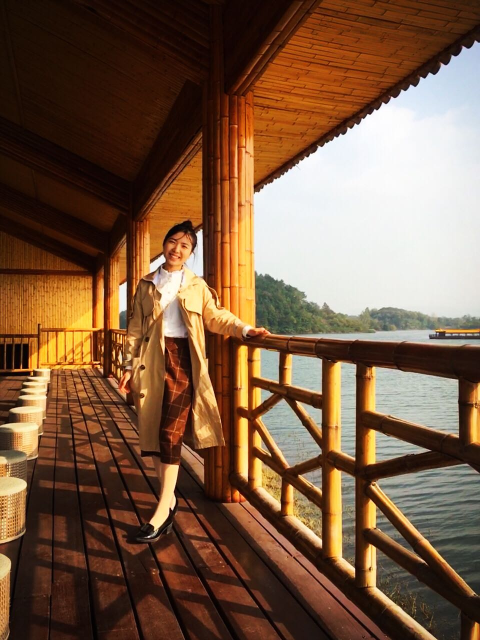
#> input picture ori.jpg, 960 x 1280 px (shown at 1/2 size)
$ python Rotate_with_all_reserve.py
#> lines starting #> are read from the running program, lines starting #| are printed output that depends on the picture
#> further down, img is the input picture: shape (1280, 960, 3); mean B, G, R 67.2, 90.6, 121.4
import math
import cv2
import numpy as np

def rotate(img,x1,x2,x3,x4,y1,y2,y3,y4,flag=0):
#> called with x1 = 100, x2 = 500, x3 = 500, x4 = 100, y1 = 200, y2 = 200, y3 = 700, y4 = 700
	if flag == 0:
		theta = math.atan((y2-y1)/(x2-x1+0.0000001))
		angle = theta/3.14*180
	else:
		angle = flag
		theta = angle/180*3.14

	h,w,c = img.shape
#> h = 1280; w = 960; c = 3
	nw = (abs(h*np.sin(theta)) + abs(w*np.cos(theta)))*1
#> nw = 1471.2
	nh = (abs(h*np.cos(theta)) + abs(w*np.sin(theta)))*1
#> nh = 1588.5

	x_c = nw/2
#> x_c = 735.6
	y_c = nh/2
#> y_c = 794.2

	rotateMat = cv2.getRotationMatrix2D((int(x_c), int(y_c)), angle, 1)
	pos_0 = (nw-w)/2
#> pos_0 = 255.6
	pos_1 = (nh-h)/2
#> pos_1 = 154.2
	pos_2 = 0
	res = np.dot(rotateMat,np.array([[pos_0],[pos_1],[pos_2]]))
#> res = [298.5, 5.76]
	rotateMat[0,2] += res[0]
	rotateMat[1,2] += res[1]
	imgRotation = cv2.warpAffine(img, rotateMat, (int(nw), int(nh)), borderValue=(0, 0, 0))
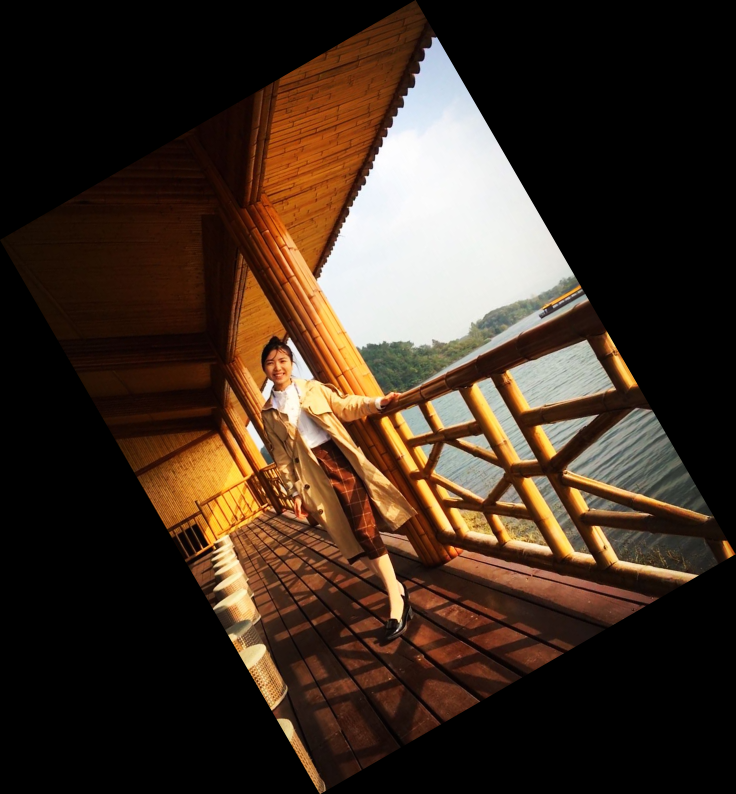
#> imgRotation: shape (1588, 1471, 3) (shown at 1/2 size); mean B, G, R 35.4, 47.7, 63.9

	x11 = int(rotateMat[0,0]*x1 + rotateMat[0,1]*y1 + rotateMat[0,2])
#> x11 = 186
	x21 = int(rotateMat[0,0]*x2 + rotateMat[0,1]*y2 + rotateMat[0,2])
#> x21 = 532
	x31 = int(rotateMat[0,0]*x3 + rotateMat[0,1]*y3 + rotateMat[0,2])
#> x31 = 782
	x41 = int(rotateMat[0,0]*x4 + rotateMat[0,1]*y4 + rotateMat[0,2])
#> x41 = 436

	y11 = int(rotateMat[1,0]*x1 + rotateMat[1,1]*y1 + rotateMat[1,2])
	y21 = int(rotateMat[1,0]*x2 + rotateMat[1,1]*y2 + rotateMat[1,2])
	y31 = int(rotateMat[1,0]*x3 + rotateMat[1,1]*y3 + rotateMat[1,2])
	y41 = int(rotateMat[1,0]*x4 + rotateMat[1,1]*y4 + rotateMat[1,2])

	return imgRotation,x11,x21,x31,x41,y11,y21,y31,y41


img = cv2.imread('ori.jpg')
x1,y1,x2,y2,x3,y3,x4,y4 = 100,200,500,200,500,700,100,700
RotateAngle = 30 # 0: rotate with the rectangle angle
imgRotation,x1,x2,x3,x4,y1,y2,y3,y4 = rotate(img,x1,x2,x3,x4,y1,y2,y3,y4,RotateAngle)
#> x1 = 186; x2 = 532; x3 = 782; x4 = 436; y1 = 602; y2 = 402; y3 = 835; y4 = 1035

cv2.line(imgRotation, (x1,y1),(x2,y2),(0,0,255),4)
cv2.line(imgRotation, (x2,y2),(x3,y3),(0,0,255),4)
cv2.line(imgRotation, (x3,y3),(x4,y4),(0,0,255),4)
cv2.line(imgRotation, (x4,y4),(x1,y1),(0,0,255),4)
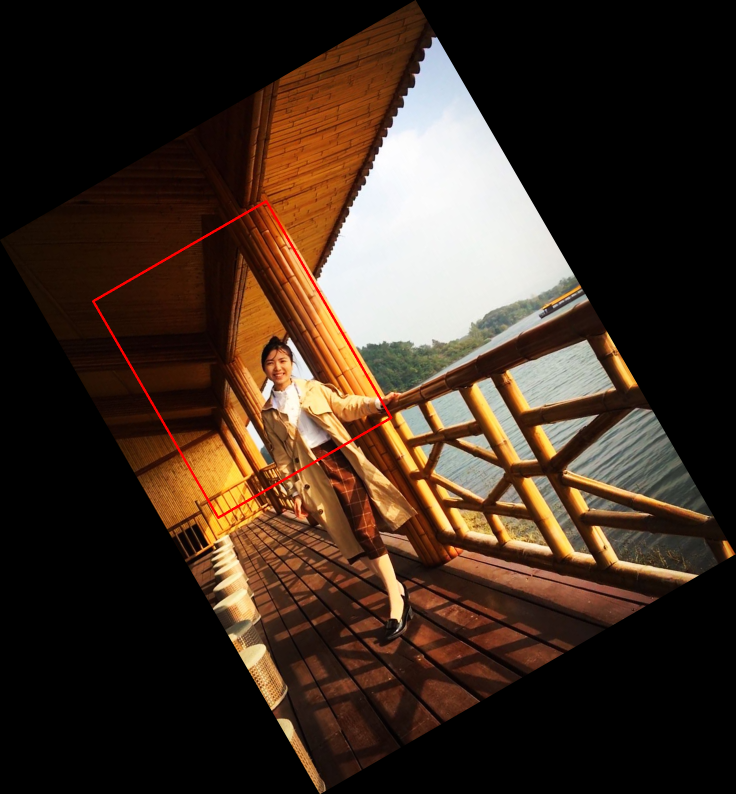
#> imgRotation: shape (1588, 1471, 3) (shown at 1/2 size); mean B, G, R 35.2, 47.3, 64.3

cv2.imwrite('Rotated.jpg', imgRotation)
